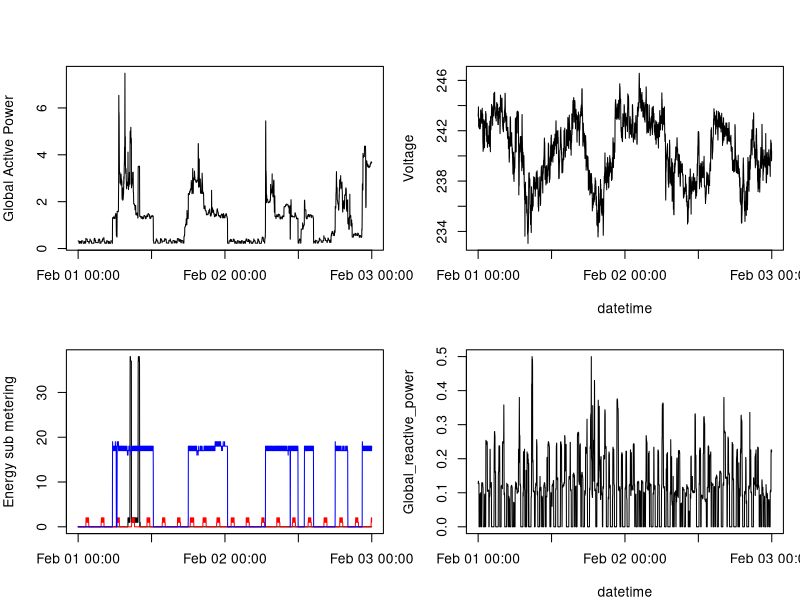

Source code (R):
#plot4.R#
##reading the data (already subsetted)
##the code to create the subset can be found in subsetting.R
feb2007 <- read.csv("feb2007.txt")
feb2007$Date<- as.Date(feb2007$Date, "%Y-%m-%d")
feb2007$datetime <- as.POSIXct(paste(feb2007$Date, feb2007$Time, sep=" "), 
                               format="%Y-%m-%d %H:%M:%S")
#Setting up de multiple plots
png(filename="plot4.png", width=480, height=480)
par(mfrow = c(2,2), mar = c(4, 4, 2, 1), oma = c(0, 0, 2, 0))
with(feb2007, {
        plot(datetime, Global_active_power, type="l", col="black",
             ylab = "Global Active Power", xlab = "",
             main = "")
        plot(datetime, Voltage, type="l", col="black", main = "")
        plot(datetime, Sub_metering_1, type = "l",col="black", 
             xlab="", 
             ylab="Energy sub metering", 
             main="")
        lines(datetime,Sub_metering_2, col="red")
        lines(datetime, Sub_metering_3, col="blue")
        plot(datetime, Global_reactive_power, type = "l")
})
dev.off()
